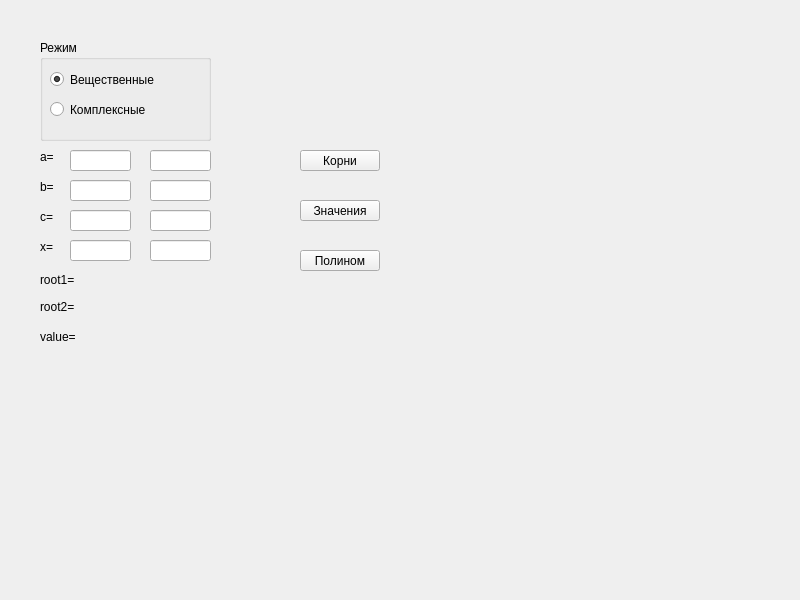
<?xml version="1.0" encoding="UTF-8"?>
<ui version="4.0">
 <class>TInterface</class>
 <widget class="QWidget" name="TInterface">
  <property name="geometry">
   <rect>
    <x>0</x>
    <y>0</y>
    <width>800</width>
    <height>600</height>
   </rect>
  </property>
  <property name="windowTitle">
   <string>TInterface</string>
  </property>
  <widget class="QLabel" name="label">
   <property name="geometry">
    <rect>
     <x>40</x>
     <y>150</y>
     <width>47</width>
     <height>13</height>
    </rect>
   </property>
   <property name="text">
    <string>a=</string>
   </property>
  </widget>
  <widget class="QLabel" name="label_2">
   <property name="geometry">
    <rect>
     <x>40</x>
     <y>180</y>
     <width>47</width>
     <height>13</height>
    </rect>
   </property>
   <property name="text">
    <string>b=</string>
   </property>
  </widget>
  <widget class="QLabel" name="label_3">
   <property name="geometry">
    <rect>
     <x>40</x>
     <y>210</y>
     <width>47</width>
     <height>13</height>
    </rect>
   </property>
   <property name="text">
    <string>c=</string>
   </property>
  </widget>
  <widget class="QLabel" name="label_4">
   <property name="geometry">
    <rect>
     <x>40</x>
     <y>240</y>
     <width>47</width>
     <height>13</height>
    </rect>
   </property>
   <property name="text">
    <string>x=</string>
   </property>
  </widget>
  <widget class="QLabel" name="label_5">
   <property name="geometry">
    <rect>
     <x>40</x>
     <y>270</y>
     <width>41</width>
     <height>20</height>
    </rect>
   </property>
   <property name="text">
    <string>root1=</string>
   </property>
  </widget>
  <widget class="QLabel" name="label_6">
   <property name="geometry">
    <rect>
     <x>40</x>
     <y>300</y>
     <width>47</width>
     <height>13</height>
    </rect>
   </property>
   <property name="text">
    <string>root2=</string>
   </property>
  </widget>
  <widget class="QLabel" name="label_7">
   <property name="geometry">
    <rect>
     <x>40</x>
     <y>330</y>
     <width>47</width>
     <height>13</height>
    </rect>
   </property>
   <property name="text">
    <string>value=</string>
   </property>
  </widget>
  <widget class="QLineEdit" name="ar">
   <property name="geometry">
    <rect>
     <x>70</x>
     <y>150</y>
     <width>61</width>
     <height>21</height>
    </rect>
   </property>
  </widget>
  <widget class="QLineEdit" name="ai">
   <property name="geometry">
    <rect>
     <x>150</x>
     <y>150</y>
     <width>61</width>
     <height>21</height>
    </rect>
   </property>
  </widget>
  <widget class="QLineEdit" name="br">
   <property name="geometry">
    <rect>
     <x>70</x>
     <y>180</y>
     <width>61</width>
     <height>21</height>
    </rect>
   </property>
  </widget>
  <widget class="QLineEdit" name="bi">
   <property name="geometry">
    <rect>
     <x>150</x>
     <y>180</y>
     <width>61</width>
     <height>21</height>
    </rect>
   </property>
  </widget>
  <widget class="QLineEdit" name="cr">
   <property name="geometry">
    <rect>
     <x>70</x>
     <y>210</y>
     <width>61</width>
     <height>21</height>
    </rect>
   </property>
  </widget>
  <widget class="QLineEdit" name="ci">
   <property name="geometry">
    <rect>
     <x>150</x>
     <y>210</y>
     <width>61</width>
     <height>21</height>
    </rect>
   </property>
  </widget>
  <widget class="QLineEdit" name="xr">
   <property name="geometry">
    <rect>
     <x>70</x>
     <y>240</y>
     <width>61</width>
     <height>21</height>
    </rect>
   </property>
  </widget>
  <widget class="QLineEdit" name="xi">
   <property name="geometry">
    <rect>
     <x>150</x>
     <y>240</y>
     <width>61</width>
     <height>21</height>
    </rect>
   </property>
  </widget>
  <widget class="QLabel" name="r1">
   <property name="geometry">
    <rect>
     <x>90</x>
     <y>270</y>
     <width>261</width>
     <height>16</height>
    </rect>
   </property>
   <property name="text">
    <string/>
   </property>
  </widget>
  <widget class="QLabel" name="r2">
   <property name="geometry">
    <rect>
     <x>90</x>
     <y>300</y>
     <width>261</width>
     <height>16</height>
    </rect>
   </property>
   <property name="text">
    <string/>
   </property>
  </widget>
  <widget class="QLabel" name="v">
   <property name="geometry">
    <rect>
     <x>90</x>
     <y>330</y>
     <width>261</width>
     <height>16</height>
    </rect>
   </property>
   <property name="text">
    <string/>
   </property>
  </widget>
  <widget class="QPushButton" name="rbtn">
   <property name="geometry">
    <rect>
     <x>300</x>
     <y>150</y>
     <width>80</width>
     <height>21</height>
    </rect>
   </property>
   <property name="text">
    <string>Корни</string>
   </property>
  </widget>
  <widget class="QPushButton" name="vbtn">
   <property name="geometry">
    <rect>
     <x>300</x>
     <y>200</y>
     <width>80</width>
     <height>21</height>
    </rect>
   </property>
   <property name="text">
    <string>Значения</string>
   </property>
  </widget>
  <widget class="QPushButton" name="pbtn">
   <property name="geometry">
    <rect>
     <x>300</x>
     <y>250</y>
     <width>80</width>
     <height>21</height>
    </rect>
   </property>
   <property name="text">
    <string>Полином</string>
   </property>
  </widget>
  <widget class="QLabel" name="polinom">
   <property name="geometry">
    <rect>
     <x>40</x>
     <y>360</y>
     <width>341</width>
     <height>16</height>
    </rect>
   </property>
   <property name="text">
    <string/>
   </property>
  </widget>
  <widget class="QGroupBox" name="groupBox">
   <property name="geometry">
    <rect>
     <x>40</x>
     <y>40</y>
     <width>171</width>
     <height>101</height>
    </rect>
   </property>
   <property name="title">
    <string>Режим</string>
   </property>
   <widget class="QRadioButton" name="r">
    <property name="geometry">
     <rect>
      <x>10</x>
      <y>30</y>
      <width>121</width>
      <height>19</height>
     </rect>
    </property>
    <property name="text">
     <string>Вещественные</string>
    </property>
    <property name="checked">
     <bool>true</bool>
    </property>
   </widget>
   <widget class="QRadioButton" name="c">
    <property name="geometry">
     <rect>
      <x>10</x>
      <y>60</y>
      <width>121</width>
      <height>19</height>
     </rect>
    </property>
    <property name="text">
     <string>Комплексные</string>
    </property>
   </widget>
  </widget>
 </widget>
 <resources/>
 <connections/>
</ui>
